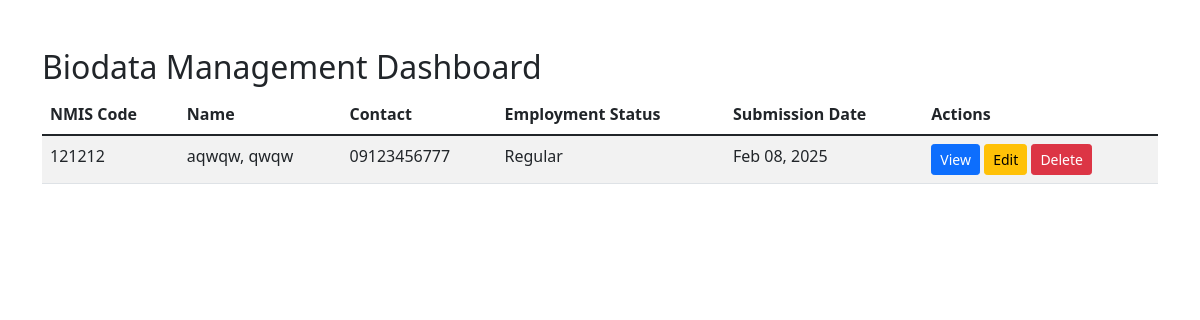
Page /admin/admin_dashboard.php (signed in) on the earlier database version.
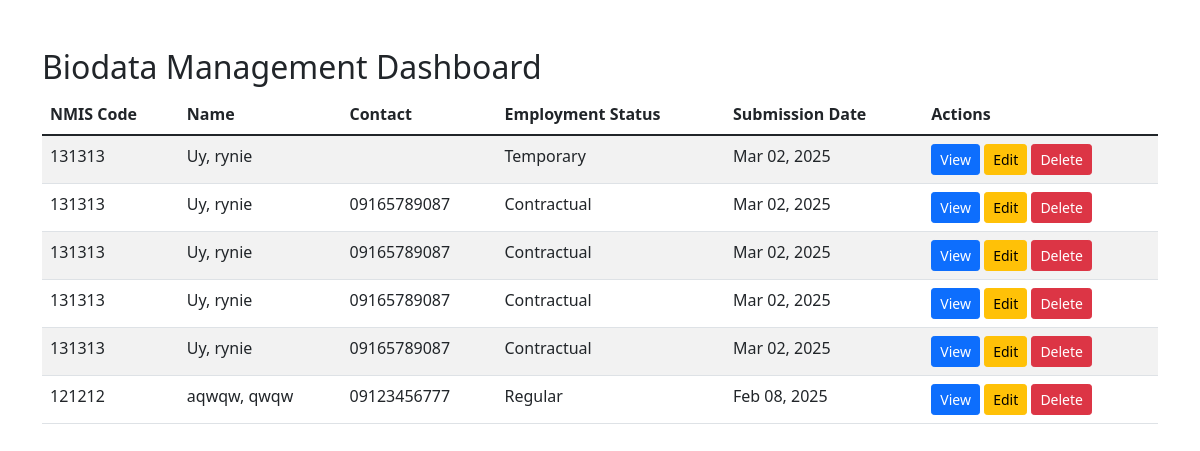
Same page on the later database version.
### tables this page shows
CREATE TABLE `users` (
  `id` int(11) NOT NULL,
  `nmis_code` varchar(20) DEFAULT NULL,
  `nmis_entry` int(255) DEFAULT NULL,
  `lastname` varchar(50) DEFAULT NULL,
  `firstname` varchar(50) DEFAULT NULL,
  `middlename` varchar(50) DEFAULT NULL,
  `address_street` varchar(100) DEFAULT NULL,
  `address_barangay` varchar(100) DEFAULT NULL,
  `address_district` varchar(255) DEFAULT NULL,
  `address_city` varchar(100) DEFAULT NULL,
  `address_province` varchar(100) DEFAULT NULL,
  `address_region` varchar(10) DEFAULT NULL,
  `address_zip` varchar(10) DEFAULT NULL,
  `address_boxNo` varchar(255) DEFAULT NULL,
  `sex` enum('Male','Female') DEFAULT NULL,
  `civil_status` enum('Single','Married','Widowed','Separated') DEFAULT NULL,
  `contact_number` varchar(20) DEFAULT NULL,
  `tel_number` varchar(255) DEFAULT NULL,
  `email` varchar(100) DEFAULT NULL,
  `fax_number` varchar(255) DEFAULT NULL,
  `other_contact` varchar(255) DEFAULT NULL,
  `fax` varchar(255) DEFAULT NULL,
  `employment_type` enum('Employed','Self-employed','Unemployed') DEFAULT NULL,
  `employment_status` enum('Probationary','Regular','Permanent','Contractual','Temporary') DEFAULT NULL,
  `birthdate` date DEFAULT NULL,
  `birth_place` varchar(100) DEFAULT NULL,
  `citizenship` varchar(50) DEFAULT NULL,
  `religion` varchar(50) DEFAULT NULL,
  `height` decimal(5,2) DEFAULT NULL,
  `weight` decimal(5,2) DEFAULT NULL,
  `blood_type` varchar(5) DEFAULT NULL,
  `sss_no` varchar(20) DEFAULT NULL,
  `gsis_no` varchar(20) DEFAULT NULL,
  `tin_no` varchar(20) DEFAULT NULL,
  `distinguish_marks` varchar(255) DEFAULT NULL,
  `created_at` timestamp NOT NULL DEFAULT current_timestamp()
);

### admin/admin_dashboard.php (the view, shortened to what this page needs)
<?php
require_once __DIR__ . '/../connections/config.php';
$stmt = $pdo->query("SELECT * FROM users ORDER BY created_at DESC");
$records = $stmt->fetchAll(PDO::FETCH_ASSOC);
?>
<!DOCTYPE html>
<html lang="en">
<head>
    <link href="https://cdn.jsdelivr.net/npm/bootstrap@5.1.3/dist/css/bootstrap.min.css" rel="stylesheet">
</head>
<body>
<div class="container mt-5">
    <h2>Biodata Management Dashboard</h2>
    <div class="table-responsive">
        <table class="table table-striped">
            <thead>
                <tr>
                    <th>NMIS Code</th>
                    <th>Name</th>
                    <th>Contact</th>
                    <th>Employment Status</th>
                    <th>Submission Date</th>
                    <th>Actions</th>
                </tr>
            </thead>
            <tbody>
                <?php foreach ($records as $record): ?>
                <tr>
                    <td><?php echo htmlspecialchars($record['nmis_code']); ?></td>
                    <td><?php echo htmlspecialchars($record['lastname'] . ', ' . $record['firstname']); ?></td>
                    <td><?php echo htmlspecialchars($record['contact_number']); ?></td>
                    <td><?php echo htmlspecialchars($record['employment_status']); ?></td>
                    <td><?php echo date('M d, Y', strtotime($record['created_at'])); ?></td>
                    <td>
                        <a href="view.php?id=<?php echo $record['id']; ?>" class="btn btn-sm btn-primary">View</a>
                        <a href="edit.php?id=<?php echo $record['id']; ?>" class="btn btn-sm btn-warning">Edit</a>
                        <a href="delete.php?id=<?php echo $record['id']; ?>" class="btn btn-sm btn-danger" onclick="return confirm('Are you sure?')">Delete</a>
                    </td>
                </tr>
                <?php endforeach; ?>
            </tbody>
        </table>
    </div>
</div>
</body>
</html>

Differences in the rows shown:
added users: nmis_code "131313", lastname+firstname "Uy, rynie", employment_status "Temporary", created_at "Mar 02, 2025"
added users: nmis_code "131313", lastname+firstname "Uy, rynie", contact_number "09165789087", employment_status "Contractual", created_at "Mar 02, 2025"
added users: nmis_code "131313", lastname+firstname "Uy, rynie", contact_number "09165789087", employment_status "Contractual", created_at "Mar 02, 2025"
added users: nmis_code "131313", lastname+firstname "Uy, rynie", contact_number "09165789087", employment_status "Contractual", created_at "Mar 02, 2025"
added users: nmis_code "131313", lastname+firstname "Uy, rynie", contact_number "09165789087", employment_status "Contractual", created_at "Mar 02, 2025"
